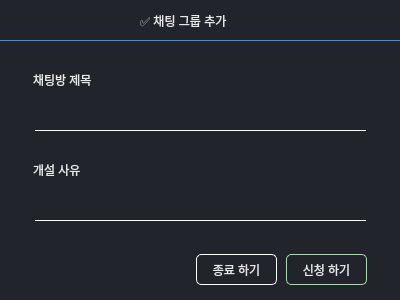
<?xml version="1.0" encoding="UTF-8"?>
<ui version="4.0">
 <class>Dialog</class>
 <widget class="QDialog" name="Dialog">
  <property name="geometry">
   <rect>
    <x>0</x>
    <y>0</y>
    <width>400</width>
    <height>300</height>
   </rect>
  </property>
  <property name="windowTitle">
   <string>Dialog</string>
  </property>
  <property name="styleSheet">
   <string notr="true">QPushButton#dialog_btn_submit {
    border-style: solid;
    border-width: 1px;
    border-color: rgb(255, 255, 255);
    border-radius: 5px;
    padding: 5px 10px;
    color: white;
}


QPushButton#dialog_btn_submit:hover {
    background-color: rgba(70, 130, 180, 1);
}

QPushButton#dialog_btn_submit:pressed {
    background-color: rgba(25, 25, 112, 1);
}

QPushButton#dialog_btn_exit {
    border-style: solid;
    border-width: 1px;
    border-color: rgb(255, 255, 255);
    border-radius: 5px;
    padding: 5px 10px;
    color: white;
}


QPushButton#dialog_btn_exit:hover {
    background-color: rgba(70, 130, 180, 1);
}

QPushButton#dialog_btn_exit:pressed {
    background-color: rgba(25, 25, 112, 1);
}</string>
  </property>
  <widget class="QLabel" name="dialog_label_back">
   <property name="geometry">
    <rect>
     <x>0</x>
     <y>0</y>
     <width>401</width>
     <height>301</height>
    </rect>
   </property>
   <property name="styleSheet">
    <string notr="true">background-color: rgb(33, 37, 43);</string>
   </property>
   <property name="text">
    <string/>
   </property>
  </widget>
  <widget class="QLabel" name="dialog_label_top_line">
   <property name="geometry">
    <rect>
     <x>0</x>
     <y>0</y>
     <width>401</width>
     <height>41</height>
    </rect>
   </property>
   <property name="styleSheet">
    <string notr="true">border-radius: 0px;
border-bottom: 1px solid #3498db;</string>
   </property>
   <property name="text">
    <string/>
   </property>
  </widget>
  <widget class="QLabel" name="dialog_label_title">
   <property name="geometry">
    <rect>
     <x>140</x>
     <y>10</y>
     <width>131</width>
     <height>21</height>
    </rect>
   </property>
   <property name="styleSheet">
    <string notr="true">font: 600 10pt &quot;Segoe UI Variable Small Semibol&quot;;
color: rgb(232, 232, 232);</string>
   </property>
   <property name="text">
    <string>✅ 채팅 그룹 추가</string>
   </property>
  </widget>
  <widget class="QPushButton" name="dialog_btn_submit">
   <property name="geometry">
    <rect>
     <x>286</x>
     <y>254</y>
     <width>81</width>
     <height>31</height>
    </rect>
   </property>
   <property name="styleSheet">
    <string notr="true">font: 600 9pt &quot;Segoe UI Variable Small Semibol&quot;;
border: 1px solid lightgreen;
color: rgb(232, 232, 232);

</string>
   </property>
   <property name="text">
    <string>신청 하기</string>
   </property>
  </widget>
  <widget class="QLineEdit" name="dialog_edit_chattitle">
   <property name="geometry">
    <rect>
     <x>35</x>
     <y>100</y>
     <width>331</width>
     <height>31</height>
    </rect>
   </property>
   <property name="styleSheet">
    <string notr="true">border: none;
border-bottom: 1px solid #FFFFFF;
background: transparent;
color: white;</string>
   </property>
  </widget>
  <widget class="QLabel" name="dialog_label_chattitle">
   <property name="geometry">
    <rect>
     <x>33</x>
     <y>70</y>
     <width>81</width>
     <height>20</height>
    </rect>
   </property>
   <property name="styleSheet">
    <string notr="true">font: 600 10pt &quot;Segoe UI Variable Small Semibol&quot;;
color: rgb(232, 232, 232);</string>
   </property>
   <property name="text">
    <string>채팅방 제목</string>
   </property>
  </widget>
  <widget class="QPushButton" name="dialog_btn_exit">
   <property name="geometry">
    <rect>
     <x>196</x>
     <y>254</y>
     <width>81</width>
     <height>31</height>
    </rect>
   </property>
   <property name="styleSheet">
    <string notr="true">font: 600 9pt &quot;Segoe UI Variable Small Semibol&quot;;
border: 1px solid white;
color: rgb(232, 232, 232);
</string>
   </property>
   <property name="text">
    <string>종료 하기</string>
   </property>
  </widget>
  <widget class="QLabel" name="dialog_label_issue">
   <property name="geometry">
    <rect>
     <x>33</x>
     <y>160</y>
     <width>81</width>
     <height>20</height>
    </rect>
   </property>
   <property name="styleSheet">
    <string notr="true">font: 600 10pt &quot;Segoe UI Variable Small Semibol&quot;;
color: rgb(232, 232, 232);</string>
   </property>
   <property name="text">
    <string>개설 사유</string>
   </property>
  </widget>
  <widget class="QLineEdit" name="dialog_edit_issue">
   <property name="geometry">
    <rect>
     <x>35</x>
     <y>190</y>
     <width>331</width>
     <height>31</height>
    </rect>
   </property>
   <property name="styleSheet">
    <string notr="true">border: none;
border-bottom: 1px solid #FFFFFF;
background: transparent;
color: white;</string>
   </property>
  </widget>
 </widget>
 <resources/>
 <connections>
  <connection>
   <sender>dialog_edit_chattitle</sender>
   <signal>returnPressed()</signal>
   <receiver>dialog_btn_submit</receiver>
   <slot>click()</slot>
   <hints>
    <hint type="sourcelabel">
     <x>141</x>
     <y>137</y>
    </hint>
    <hint type="destinationlabel">
     <x>151</x>
     <y>261</y>
    </hint>
   </hints>
  </connection>
  <connection>
   <sender>dialog_btn_submit</sender>
   <signal>clicked()</signal>
   <receiver>Dialog</receiver>
   <slot>sendGroupReq()</slot>
   <hints>
    <hint type="sourcelabel">
     <x>50</x>
     <y>263</y>
    </hint>
    <hint type="destinationlabel">
     <x>69</x>
     <y>299</y>
    </hint>
   </hints>
  </connection>
 </connections>
 <slots>
  <slot>sendGroupReq()</slot>
 </slots>
</ui>
